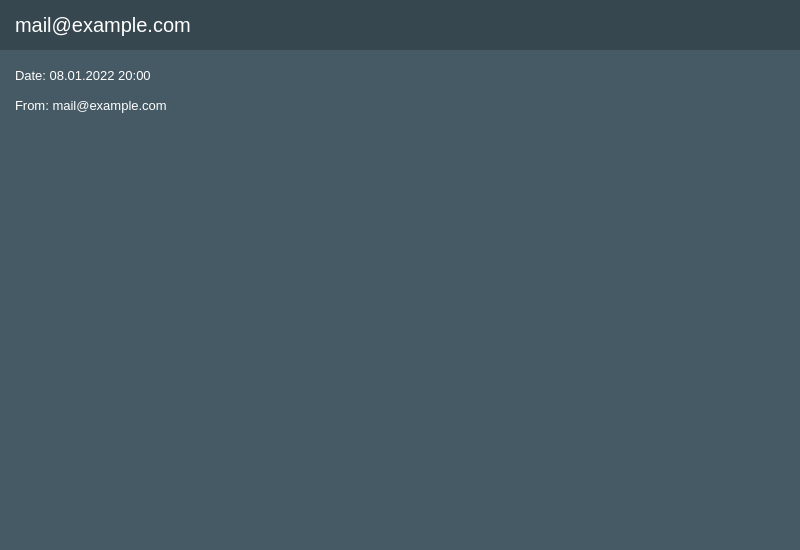
<?xml version="1.0" encoding="UTF-8"?>
<ui version="4.0">
 <class>MainWindow</class>
 <widget class="QMainWindow" name="MainWindow">
  <property name="windowModality">
   <enum>Qt::NonModal</enum>
  </property>
  <property name="enabled">
   <bool>true</bool>
  </property>
  <property name="geometry">
   <rect>
    <x>0</x>
    <y>0</y>
    <width>800</width>
    <height>550</height>
   </rect>
  </property>
  <property name="sizePolicy">
   <sizepolicy hsizetype="Preferred" vsizetype="Preferred">
    <horstretch>0</horstretch>
    <verstretch>0</verstretch>
   </sizepolicy>
  </property>
  <property name="minimumSize">
   <size>
    <width>800</width>
    <height>550</height>
   </size>
  </property>
  <property name="maximumSize">
   <size>
    <width>800</width>
    <height>550</height>
   </size>
  </property>
  <property name="contextMenuPolicy">
   <enum>Qt::NoContextMenu</enum>
  </property>
  <property name="windowTitle">
   <string>MainWindow</string>
  </property>
  <property name="styleSheet">
   <string notr="true"/>
  </property>
  <widget class="QWidget" name="centralwidget">
   <property name="palette">
    <palette>
     <active/>
     <inactive/>
     <disabled/>
    </palette>
   </property>
   <property name="styleSheet">
    <string notr="true"/>
   </property>
   <widget class="QFrame" name="body">
    <property name="geometry">
     <rect>
      <x>0</x>
      <y>50</y>
      <width>915</width>
      <height>615</height>
     </rect>
    </property>
    <property name="sizePolicy">
     <sizepolicy hsizetype="Fixed" vsizetype="Fixed">
      <horstretch>0</horstretch>
      <verstretch>0</verstretch>
     </sizepolicy>
    </property>
    <property name="minimumSize">
     <size>
      <width>915</width>
      <height>615</height>
     </size>
    </property>
    <property name="maximumSize">
     <size>
      <width>915</width>
      <height>615</height>
     </size>
    </property>
    <property name="styleSheet">
     <string notr="true">background-color: #455A64;
border: none;
color: white;</string>
    </property>
    <property name="frameShape">
     <enum>QFrame::StyledPanel</enum>
    </property>
    <property name="frameShadow">
     <enum>QFrame::Raised</enum>
    </property>
    <widget class="QLabel" name="datelabel">
     <property name="geometry">
      <rect>
       <x>15</x>
       <y>10</y>
       <width>770</width>
       <height>31</height>
      </rect>
     </property>
     <property name="font">
      <font>
       <pointsize>10</pointsize>
      </font>
     </property>
     <property name="text">
      <string>Date: 08.01.2022 20:00</string>
     </property>
    </widget>
    <widget class="QTextBrowser" name="textlabel">
     <property name="geometry">
      <rect>
       <x>15</x>
       <y>90</y>
       <width>770</width>
       <height>401</height>
      </rect>
     </property>
    </widget>
    <widget class="QLabel" name="fromlabel">
     <property name="geometry">
      <rect>
       <x>15</x>
       <y>40</y>
       <width>771</width>
       <height>31</height>
      </rect>
     </property>
     <property name="font">
      <font>
       <pointsize>10</pointsize>
      </font>
     </property>
     <property name="text">
      <string>From: mail@example.com</string>
     </property>
    </widget>
   </widget>
   <widget class="QFrame" name="menu_top_bar">
    <property name="geometry">
     <rect>
      <x>0</x>
      <y>0</y>
      <width>800</width>
      <height>50</height>
     </rect>
    </property>
    <property name="palette">
     <palette>
      <active/>
      <inactive/>
      <disabled/>
     </palette>
    </property>
    <property name="styleSheet">
     <string notr="true">background-color: rgb(55, 71, 79);
border: none;</string>
    </property>
    <property name="frameShape">
     <enum>QFrame::StyledPanel</enum>
    </property>
    <property name="frameShadow">
     <enum>QFrame::Raised</enum>
    </property>
    <widget class="QPushButton" name="close_button">
     <property name="geometry">
      <rect>
       <x>750</x>
       <y>10</y>
       <width>30</width>
       <height>30</height>
      </rect>
     </property>
     <property name="styleSheet">
      <string notr="true">border: none;
</string>
     </property>
     <property name="text">
      <string/>
     </property>
     <property name="icon">
      <iconset>
       <normaloff>IMGs/close.svg</normaloff>IMGs/close.svg</iconset>
     </property>
     <property name="iconSize">
      <size>
       <width>25</width>
       <height>25</height>
      </size>
     </property>
    </widget>
    <widget class="QPushButton" name="minimize_button">
     <property name="geometry">
      <rect>
       <x>700</x>
       <y>10</y>
       <width>30</width>
       <height>30</height>
      </rect>
     </property>
     <property name="styleSheet">
      <string notr="true">border: none;
</string>
     </property>
     <property name="text">
      <string/>
     </property>
     <property name="icon">
      <iconset>
       <normaloff>IMGs/minimize.svg</normaloff>IMGs/minimize.svg</iconset>
     </property>
     <property name="iconSize">
      <size>
       <width>25</width>
       <height>25</height>
      </size>
     </property>
    </widget>
    <widget class="QLabel" name="tolabel">
     <property name="geometry">
      <rect>
       <x>15</x>
       <y>0</y>
       <width>650</width>
       <height>50</height>
      </rect>
     </property>
     <property name="palette">
      <palette>
       <active>
        <colorrole role="WindowText">
         <brush brushstyle="SolidPattern">
          <color alpha="255">
           <red>255</red>
           <green>255</green>
           <blue>255</blue>
          </color>
         </brush>
        </colorrole>
        <colorrole role="Button">
         <brush brushstyle="SolidPattern">
          <color alpha="255">
           <red>55</red>
           <green>71</green>
           <blue>79</blue>
          </color>
         </brush>
        </colorrole>
        <colorrole role="Text">
         <brush brushstyle="SolidPattern">
          <color alpha="255">
           <red>255</red>
           <green>255</green>
           <blue>255</blue>
          </color>
         </brush>
        </colorrole>
        <colorrole role="ButtonText">
         <brush brushstyle="SolidPattern">
          <color alpha="255">
           <red>255</red>
           <green>255</green>
           <blue>255</blue>
          </color>
         </brush>
        </colorrole>
        <colorrole role="Base">
         <brush brushstyle="SolidPattern">
          <color alpha="255">
           <red>55</red>
           <green>71</green>
           <blue>79</blue>
          </color>
         </brush>
        </colorrole>
        <colorrole role="Window">
         <brush brushstyle="SolidPattern">
          <color alpha="255">
           <red>55</red>
           <green>71</green>
           <blue>79</blue>
          </color>
         </brush>
        </colorrole>
        <colorrole role="PlaceholderText">
         <brush brushstyle="SolidPattern">
          <color alpha="255">
           <red>255</red>
           <green>255</green>
           <blue>255</blue>
          </color>
         </brush>
        </colorrole>
       </active>
       <inactive>
        <colorrole role="WindowText">
         <brush brushstyle="SolidPattern">
          <color alpha="255">
           <red>255</red>
           <green>255</green>
           <blue>255</blue>
          </color>
         </brush>
        </colorrole>
        <colorrole role="Button">
         <brush brushstyle="SolidPattern">
          <color alpha="255">
           <red>55</red>
           <green>71</green>
           <blue>79</blue>
          </color>
         </brush>
        </colorrole>
        <colorrole role="Text">
         <brush brushstyle="SolidPattern">
          <color alpha="255">
           <red>255</red>
           <green>255</green>
           <blue>255</blue>
          </color>
         </brush>
        </colorrole>
        <colorrole role="ButtonText">
         <brush brushstyle="SolidPattern">
          <color alpha="255">
           <red>255</red>
           <green>255</green>
           <blue>255</blue>
          </color>
         </brush>
        </colorrole>
        <colorrole role="Base">
         <brush brushstyle="SolidPattern">
          <color alpha="255">
           <red>55</red>
           <green>71</green>
           <blue>79</blue>
          </color>
         </brush>
        </colorrole>
        <colorrole role="Window">
         <brush brushstyle="SolidPattern">
          <color alpha="255">
           <red>55</red>
           <green>71</green>
           <blue>79</blue>
          </color>
         </brush>
        </colorrole>
        <colorrole role="PlaceholderText">
         <brush brushstyle="SolidPattern">
          <color alpha="255">
           <red>255</red>
           <green>255</green>
           <blue>255</blue>
          </color>
         </brush>
        </colorrole>
       </inactive>
       <disabled>
        <colorrole role="WindowText">
         <brush brushstyle="SolidPattern">
          <color alpha="255">
           <red>255</red>
           <green>255</green>
           <blue>255</blue>
          </color>
         </brush>
        </colorrole>
        <colorrole role="Button">
         <brush brushstyle="SolidPattern">
          <color alpha="255">
           <red>55</red>
           <green>71</green>
           <blue>79</blue>
          </color>
         </brush>
        </colorrole>
        <colorrole role="Text">
         <brush brushstyle="SolidPattern">
          <color alpha="255">
           <red>255</red>
           <green>255</green>
           <blue>255</blue>
          </color>
         </brush>
        </colorrole>
        <colorrole role="ButtonText">
         <brush brushstyle="SolidPattern">
          <color alpha="255">
           <red>255</red>
           <green>255</green>
           <blue>255</blue>
          </color>
         </brush>
        </colorrole>
        <colorrole role="Base">
         <brush brushstyle="SolidPattern">
          <color alpha="255">
           <red>55</red>
           <green>71</green>
           <blue>79</blue>
          </color>
         </brush>
        </colorrole>
        <colorrole role="Window">
         <brush brushstyle="SolidPattern">
          <color alpha="255">
           <red>55</red>
           <green>71</green>
           <blue>79</blue>
          </color>
         </brush>
        </colorrole>
        <colorrole role="PlaceholderText">
         <brush brushstyle="SolidPattern">
          <color alpha="255">
           <red>255</red>
           <green>255</green>
           <blue>255</blue>
          </color>
         </brush>
        </colorrole>
       </disabled>
      </palette>
     </property>
     <property name="font">
      <font>
       <pointsize>15</pointsize>
       <kerning>true</kerning>
      </font>
     </property>
     <property name="styleSheet">
      <string notr="true">color: rgb(255, 255, 255);
</string>
     </property>
     <property name="text">
      <string>mail@example.com</string>
     </property>
     <property name="alignment">
      <set>Qt::AlignLeading|Qt::AlignLeft|Qt::AlignVCenter</set>
     </property>
    </widget>
    <zorder>tolabel</zorder>
    <zorder>close_button</zorder>
    <zorder>minimize_button</zorder>
   </widget>
  </widget>
 </widget>
 <resources/>
 <connections/>
</ui>
